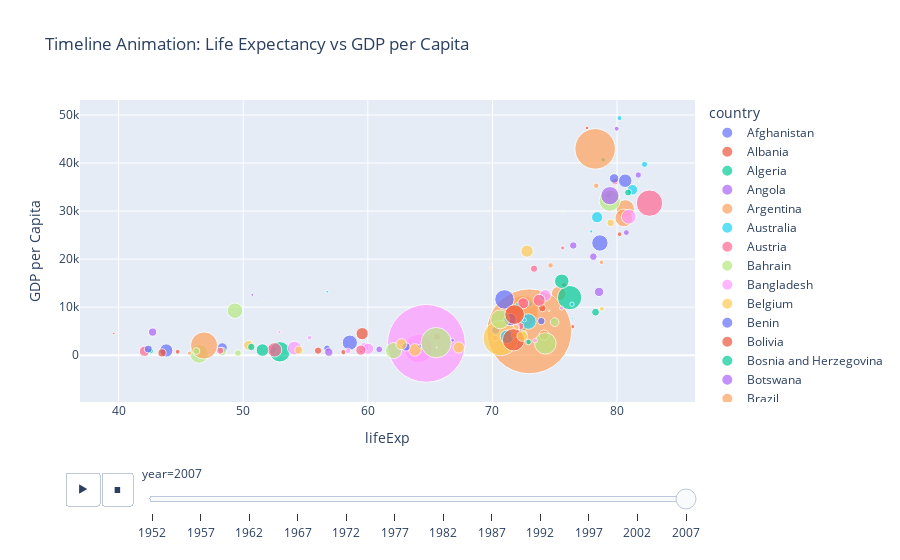

Notebook code cell kept with this figure:
### Code cell
# Bubble chart with animation over time
timeline_animation = px.scatter(df_cleaned, x='lifeExp', y='gdpPercap', size='pop', color='country',
                                animation_frame='year', animation_group='country',
                                title='Timeline Animation: Life Expectancy vs GDP per Capita',
                                labels={'pop':'Population', 'gdpPercap':'GDP per Capita'},
                                hover_name='country', size_max=60)
timeline_animation.show()
